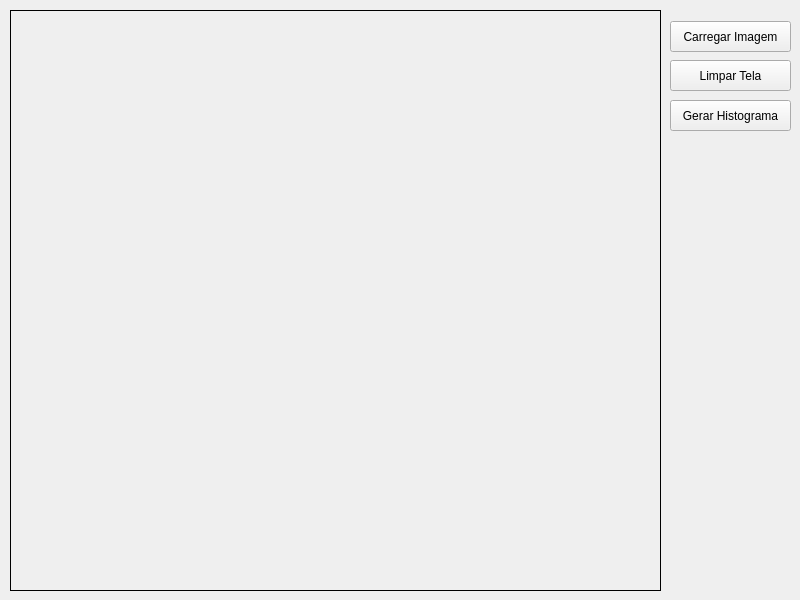
<?xml version="1.0" encoding="UTF-8"?>
<ui version="4.0">
 <class>MainWindow</class>
 <widget class="QMainWindow" name="MainWindow">
  <property name="geometry">
   <rect>
    <x>0</x>
    <y>0</y>
    <width>800</width>
    <height>600</height>
   </rect>
  </property>
  <property name="windowTitle">
   <string>MainWindow</string>
  </property>
  <widget class="QWidget" name="centralWidget">
   <widget class="QLabel" name="imagem">
    <property name="geometry">
     <rect>
      <x>10</x>
      <y>10</y>
      <width>651</width>
      <height>581</height>
     </rect>
    </property>
    <property name="frameShape">
     <enum>QFrame::Box</enum>
    </property>
    <property name="text">
     <string/>
    </property>
   </widget>
   <widget class="QPushButton" name="carregarImg">
    <property name="geometry">
     <rect>
      <x>670</x>
      <y>21</y>
      <width>121</width>
      <height>31</height>
     </rect>
    </property>
    <property name="text">
     <string>Carregar Imagem</string>
    </property>
   </widget>
   <widget class="QPushButton" name="limparTela">
    <property name="geometry">
     <rect>
      <x>670</x>
      <y>60</y>
      <width>121</width>
      <height>31</height>
     </rect>
    </property>
    <property name="text">
     <string>Limpar Tela</string>
    </property>
   </widget>
   <widget class="QPushButton" name="obterHistograma">
    <property name="geometry">
     <rect>
      <x>670</x>
      <y>100</y>
      <width>121</width>
      <height>31</height>
     </rect>
    </property>
    <property name="text">
     <string>Gerar Histograma</string>
    </property>
   </widget>
  </widget>
 </widget>
 <layoutdefault spacing="6" margin="11"/>
 <resources/>
 <connections/>
</ui>
